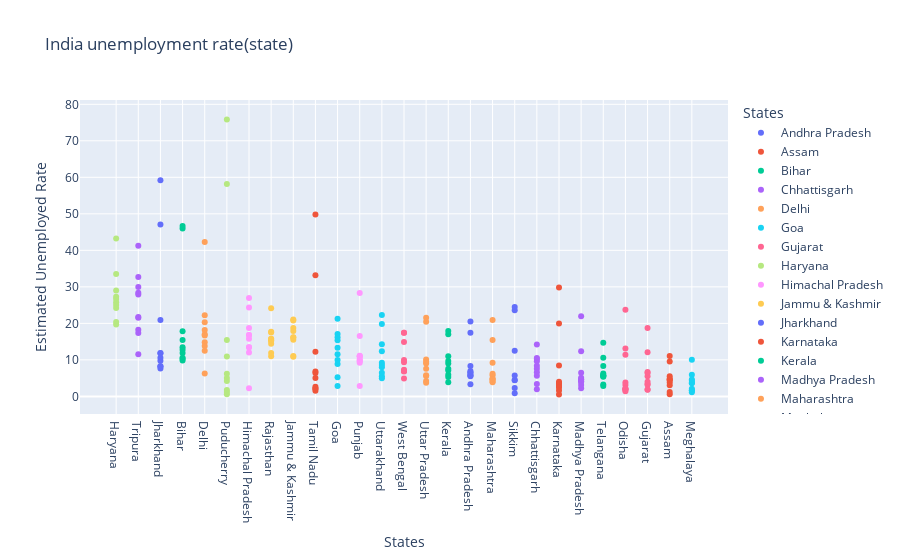

Write notebook code for a chart like this one.
### Code cell
fg=px.scatter(data,x='States',y='Estimated Unemployed Rate',title='India unemployment rate(state)',template='plotly',color='States')
fg.update_layout(xaxis={'categoryorder':'total descending'})
fg.show()

### Figure 1 — Plotly figure (JSON) as saved in the notebook; plotly's stock layout.template omitted (floating-point values rounded to 4 significant figures)
{"data": [{"hovertemplate": "States=%{x}<br>Estimated Unemployed Rate=%{y}<extra></extra>", "legendgroup": "Andhra Pradesh", "marker": {"color": "#636efa", "symbol": "circle"}, "mode": "markers", "name": "Andhra Pradesh", "orientation": "v", "showlegend": true, "type": "scatter", "x": ["Andhra Pradesh", "Andhra Pradesh", "Andhra Pradesh", "Andhra Pradesh", "Andhra Pradesh", "Andhra Pradesh", "Andhra Pradesh", "Andhra Pradesh", "Andhra Pradesh", "Andhra Pradesh"], "xaxis": "x", "y": [5.48, 5.83, 5.79, 20.51, 17.43, 3.31, 8.34, 6.96, 6.4, 6.59], "yaxis": "y"}, {"hovertemplate": "States=%{x}<br>Estimated Unemployed Rate=%{y}<extra></extra>", "legendgroup": "Assam", "marker": {"color": "#EF553B", "symbol": "circle"}, "mode": "markers", "name": "Assam", "orientation": "v", "showlegend": true, "type": "scatter", "x": ["Assam", "Assam", "Assam", "Assam", "Assam", "Assam", "Assam", "Assam", "Assam", "Assam"], "xaxis": "x", "y": [4.66, 4.41, 4.77, 11.06, 9.55, 0.6, 3.77, 5.53, 1.19, 3.02], "yaxis": "y"}, {"hovertemplate": "States=%{x}<br>Estimated Unemployed Rate=%{y}<extra></extra>", "legendgroup": "Bihar", "marker": {"color": "#00cc96", "symbol": "circle"}, "mode": "markers", "name": "Bihar", "orientation": "v", "showlegend": true, "type": "scatter", "x": ["Bihar", "Bihar", "Bihar", "Bihar", "Bihar", "Bihar", "Bihar", "Bihar", "Bihar", "Bihar"], "xaxis": "x", "y": [10.61, 10.29, 15.43, 46.64, 45.96, 17.82, 12.79, 13.44, 11.91, 9.82], "yaxis": "y"}, {"hovertemplate": "States=%{x}<br>Estimated Unemployed Rate=%{y}<extra></extra>", "legendgroup": "Chhattisgarh", "marker": {"color": "#ab63fa", "symbol": "circle"}, "mode": "markers", "name": "Chhattisgarh", "orientation": "v", "showlegend": true, "type": "scatter", "x": ["Chhattisgarh", "Chhattisgarh", "Chhattisgarh", "Chhattisgarh", "Chhattisgarh", "Chhattisgarh", "Chhattisgarh", "Chhattisgarh", "Chhattisgarh", "Chhattisgarh"], "xaxis": "x", "y": [9.65, 8.38, 7.54, 3.41, 10.5, 14.23, 10.27, 5.63, 1.96, 6.62], "yaxis": "y"}, {"hovertemplate": "States=%{x}<br>Estimated Unemployed Rate=%{y}<extra></extra>", "legendgroup": "Delhi", "marker": {"color": "#FFA15A", "symbol": "circle"}, "mode": "markers", "name": "Delhi", "orientation": "v", "showlegend": true, "type": "scatter", "x": ["Delhi", "Delhi", "Delhi", "Delhi", "Delhi", "Delhi", "Delhi", "Delhi", "Delhi", "Delhi"], "xaxis": "x", "y": [22.23, 14.84, 17.04, 16.68, 42.27, 18.19, 20.3, 13.79, 12.53, 6.27], "yaxis": "y"}, {"hovertemplate": "States=%{x}<br>Estimated Unemployed Rate=%{y}<extra></extra>", "legendgroup": "Goa", "marker": {"color": "#19d3f3", "symbol": "circle"}, "mode": "markers", "name": "Goa", "orientation": "v", "showlegend": true, "type": "scatter", "x": ["Goa", "Goa", "Goa", "Goa", "Goa", "Goa", "Goa", "Goa", "Goa", "Goa"], "xaxis": "x", "y": [8.89, 2.81, 5.25, 13.31, 21.25, 9.96, 17.07, 16.21, 15.38, 11.54], "yaxis": "y"}, {"hovertemplate": "States=%{x}<br>Estimated Unemployed Rate=%{y}<extra></extra>", "legendgroup": "Gujarat", "marker": {"color": "#FF6692", "symbol": "circle"}, "mode": "markers", "name": "Gujarat", "orientation": "v", "showlegend": true, "type": "scatter", "x": ["Gujarat", "Gujarat", "Gujarat", "Gujarat", "Gujarat", "Gujarat", "Gujarat", "Gujarat", "Gujarat", "Gujarat"], "xaxis": "x", "y": [5.54, 6.38, 6.66, 18.71, 12.11, 3.2, 1.84, 1.87, 3.42, 4.03], "yaxis": "y"}, {"hovertemplate": "States=%{x}<br>Estimated Unemployed Rate=%{y}<extra></extra>", "legendgroup": "Haryana", "marker": {"color": "#B6E880", "symbol": "circle"}, "mode": "markers", "name": "Haryana", "orientation": "v", "showlegend": true, "type": "scatter", "x": ["Haryana", "Haryana", "Haryana", "Haryana", "Haryana", "Haryana", "Haryana", "Haryana", "Haryana", "Haryana"], "xaxis": "x", "y": [20.34, 25.77, 25.05, 43.22, 29.02, 26.7, 24.18, 33.5, 19.68, 27.31], "yaxis": "y"}, {"hovertemplate": "States=%{x}<br>Estimated Unemployed Rate=%{y}<extra></extra>", "legendgroup": "Himachal Pradesh", "marker": {"color": "#FF97FF", "symbol": "circle"}, "mode": "markers", "name": "Himachal Pradesh", "orientation": "v", "showlegend": true, "type": "scatter", "x": ["Himachal Pradesh", "Himachal Pradesh", "Himachal Pradesh", "Himachal Pradesh", "Himachal Pradesh", "Himachal Pradesh", "Himachal Pradesh", "Himachal Pradesh", "Himachal Pradesh", "Himachal Pradesh"], "xaxis": "x", "y": [16.83, 16.84, 18.76, 2.2, 26.95, 13.47, 24.31, 15.79, 12.04, 13.46], "yaxis": "y"}, {"hovertemplate": "States=%{x}<br>Estimated Unemployed Rate=%{y}<extra></extra>", "legendgroup": "Jammu & Kashmir", "marker": {"color": "#FECB52", "symbol": "circle"}, "mode": "markers", "name": "Jammu & Kashmir", "orientation": "v", "showlegend": true, "type": "scatter", "x": ["Jammu & Kashmir", "Jammu & Kashmir", "Jammu & Kashmir", "Jammu & Kashmir", "Jammu & Kashmir", "Jammu & Kashmir", "Jammu & Kashmir", "Jammu & Kashmir", "Jammu & Kashmir"], "xaxis": "x", "y": [21.08, 20.78, 15.5, 18.74, 17.92, 10.88, 11.09, 16.17, 16.14], "yaxis": "y"}, {"hovertemplate": "States=%{x}<br>Estimated Unemployed Rate=%{y}<extra></extra>", "legendgroup": "Jharkhand", "marker": {"color": "#636efa", "symbol": "circle"}, "mode": "markers", "name": "Jharkhand", "orientation": "v", "showlegend": true, "type": "scatter", "x": ["Jharkhand", "Jharkhand", "Jharkhand", "Jharkhand", "Jharkhand", "Jharkhand", "Jharkhand", "Jharkhand", "Jharkhand", "Jharkhand"], "xaxis": "x", "y": [10.61, 11.85, 8.23, 47.09, 59.23, 20.95, 7.63, 9.76, 8.24, 11.8], "yaxis": "y"}, {"hovertemplate": "States=%{x}<br>Estimated Unemployed Rate=%{y}<extra></extra>", "legendgroup": "Karnataka", "marker": {"color": "#EF553B", "symbol": "circle"}, "mode": "markers", "name": "Karnataka", "orientation": "v", "showlegend": true, "type": "scatter", "x": ["Karnataka", "Karnataka", "Karnataka", "Karnataka", "Karnataka", "Karnataka", "Karnataka", "Karnataka", "Karnataka", "Karnataka"], "xaxis": "x", "y": [2.86, 3.61, 3.46, 29.84, 19.97, 8.44, 4.01, 0.5, 2.41, 1.58], "yaxis": "y"}, {"hovertemplate": "States=%{x}<br>Estimated Unemployed Rate=%{y}<extra></extra>", "legendgroup": "Kerala", "marker": {"color": "#00cc96", "symbol": "circle"}, "mode": "markers", "name": "Kerala", "orientation": "v", "showlegend": true, "type": "scatter", "x": ["Kerala", "Kerala", "Kerala", "Kerala", "Kerala", "Kerala", "Kerala", "Kerala", "Kerala", "Kerala"], "xaxis": "x", "y": [5.31, 7.6, 8.99, 16.99, 17.88, 9.71, 7.09, 10.98, 5.91, 3.88], "yaxis": "y"}, {"hovertemplate": "States=%{x}<br>Estimated Unemployed Rate=%{y}<extra></extra>", "legendgroup": "Madhya Pradesh", "marker": {"color": "#ab63fa", "symbol": "circle"}, "mode": "markers", "name": "Madhya Pradesh", "orientation": "v", "showlegend": true, "type": "scatter", "x": ["Madhya Pradesh", "Madhya Pradesh", "Madhya Pradesh", "Madhya Pradesh", "Madhya Pradesh", "Madhya Pradesh", "Madhya Pradesh", "Madhya Pradesh", "Madhya Pradesh", "Madhya Pradesh"], "xaxis": "x", "y": [4.11, 4.57, 2.22, 12.36, 21.98, 6.48, 5.08, 4.7, 3.91, 3.13], "yaxis": "y"}, {"hovertemplate": "States=%{x}<br>Estimated Unemployed Rate=%{y}<extra></extra>", "legendgroup": "Maharashtra", "marker": {"color": "#FFA15A", "symbol": "circle"}, "mode": "markers", "name": "Maharashtra", "orientation": "v", "showlegend": true, "type": "scatter", "x": ["Maharashtra", "Maharashtra", "Maharashtra", "Maharashtra", "Maharashtra", "Maharashtra", "Maharashtra", "Maharashtra", "Maharashtra", "Maharashtra"], "xaxis": "x", "y": [4.95, 4.69, 5.79, 20.9, 15.46, 9.23, 3.89, 6.23, 4.55, 4.1], "yaxis": "y"}, {"hovertemplate": "States=%{x}<br>Estimated Unemployed Rate=%{y}<extra></extra>", "legendgroup": "Meghalaya", "marker": {"color": "#19d3f3", "symbol": "circle"}, "mode": "markers", "name": "Meghalaya", "orientation": "v", "showlegend": true, "type": "scatter", "x": ["Meghalaya", "Meghalaya", "Meghalaya", "Meghalaya", "Meghalaya", "Meghalaya", "Meghalaya", "Meghalaya", "Meghalaya", "Meghalaya"], "xaxis": "x", "y": [1.66, 3.59, 1.58, 10.03, 5.92, 1.15, 2.1, 3.74, 4.29, 4.6], "yaxis": "y"}, {"hovertemplate": "States=%{x}<br>Estimated Unemployed Rate=%{y}<extra></extra>", "legendgroup": "Odisha", "marker": {"color": "#FF6692", "symbol": "circle"}, "mode": "markers", "name": "Odisha", "orientation": "v", "showlegend": true, "type": "scatter", "x": ["Odisha", "Odisha", "Odisha", "Odisha", "Odisha", "Odisha", "Odisha", "Odisha", "Odisha", "Odisha"], "xaxis": "x", "y": [1.9, 3.12, 13.08, 23.76, 11.41, 3.77, 1.88, 1.42, 2.1, 2.18], "yaxis": "y"}, {"hovertemplate": "States=%{x}<br>Estimated Unemployed Rate=%{y}<extra></extra>", "legendgroup": "Puducherry", "marker": {"color": "#B6E880", "symbol": "circle"}, "mode": "markers", "name": "Puducherry", "orientation": "v", "showlegend": true, "type": "scatter", "x": ["Puducherry", "Puducherry", "Puducherry", "Puducherry", "Puducherry", "Puducherry", "Puducherry", "Puducherry", "Puducherry", "Puducherry"], "xaxis": "x", "y": [0.58, 1.76, 1.2, 75.85, 58.19, 4.24, 15.47, 5.05, 10.9, 6.18], "yaxis": "y"}, {"hovertemplate": "States=%{x}<br>Estimated Unemployed Rate=%{y}<extra></extra>", "legendgroup": "Punjab", "marker": {"color": "#FF97FF", "symbol": "circle"}, "mode": "markers", "name": "Punjab", "orientation": "v", "showlegend": true, "type": "scatter", "x": ["Punjab", "Punjab", "Punjab", "Punjab", "Punjab", "Punjab", "Punjab", "Punjab", "Punjab", "Punjab"], "xaxis": "x", "y": [11.11, 10.97, 10.32, 2.86, 28.33, 16.55, 9.19, 10.99, 9.61, 9.88], "yaxis": "y"}, {"hovertemplate": "States=%{x}<br>Estimated Unemployed Rate=%{y}<extra></extra>", "legendgroup": "Rajasthan", "marker": {"color": "#FECB52", "symbol": "circle"}, "mode": "markers", "name": "Rajasthan", "orientation": "v", "showlegend": true, "type": "scatter", "x": ["Rajasthan", "Rajasthan", "Rajasthan", "Rajasthan", "Rajasthan", "Rajasthan", "Rajasthan", "Rajasthan", "Rajasthan", "Rajasthan"], "xaxis": "x", "y": [10.97, 15.16, 11.9, 17.7, 15.74, 14.39, 15.81, 17.51, 15.35, 24.15], "yaxis": "y"}, {"hovertemplate": "States=%{x}<br>Estimated Unemployed Rate=%{y}<extra></extra>", "legendgroup": "Sikkim", "marker": {"color": "#636efa", "symbol": "circle"}, "mode": "markers", "name": "Sikkim", "orientation": "v", "showlegend": true, "type": "scatter", "x": ["Sikkim", "Sikkim", "Sikkim", "Sikkim", "Sikkim", "Sikkim", "Sikkim", "Sikkim"], "xaxis": "x", "y": [23.57, 2.28, 24.51, 4.46, 4.45, 12.49, 5.7, 0.88], "yaxis": "y"}, {"hovertemplate": "States=%{x}<br>Estimated Unemployed Rate=%{y}<extra></extra>", "legendgroup": "Tamil Nadu", "marker": {"color": "#EF553B", "symbol": "circle"}, "mode": "markers", "name": "Tamil Nadu", "orientation": "v", "showlegend": true, "type": "scatter", "x": ["Tamil Nadu", "Tamil Nadu", "Tamil Nadu", "Tamil Nadu", "Tamil Nadu", "Tamil Nadu", "Tamil Nadu", "Tamil Nadu", "Tamil Nadu", "Tamil Nadu"], "xaxis": "x", "y": [1.57, 2.09, 6.4, 49.83, 33.16, 12.2, 6.81, 2.65, 5, 2.16], "yaxis": "y"}, {"hovertemplate": "States=%{x}<br>Estimated Unemployed Rate=%{y}<extra></extra>", "legendgroup": "Telangana", "marker": {"color": "#00cc96", "symbol": "circle"}, "mode": "markers", "name": "Telangana", "orientation": "v", "showlegend": true, "type": "scatter", "x": ["Telangana", "Telangana", "Telangana", "Telangana", "Telangana", "Telangana", "Telangana", "Telangana", "Telangana", "Telangana"], "xaxis": "x", "y": [5.49, 8.29, 5.77, 6.25, 14.7, 10.55, 5.36, 5.79, 3.27, 2.86], "yaxis": "y"}, {"hovertemplate": "States=%{x}<br>Estimated Unemployed Rate=%{y}<extra></extra>", "legendgroup": "Tripura", "marker": {"color": "#ab63fa", "symbol": "circle"}, "mode": "markers", "name": "Tripura", "orientation": "v", "showlegend": true, "type": "scatter", "x": ["Tripura", "Tripura", "Tripura", "Tripura", "Tripura", "Tripura", "Tripura", "Tripura", "Tripura", "Tripura"], "xaxis": "x", "y": [32.67, 28.4, 29.95, 41.23, 21.51, 21.71, 18.24, 27.92, 17.35, 11.57], "yaxis": "y"}, {"hovertemplate": "States=%{x}<br>Estimated Unemployed Rate=%{y}<extra></extra>", "legendgroup": "Uttar Pradesh", "marker": {"color": "#FFA15A", "symbol": "circle"}, "mode": "markers", "name": "Uttar Pradesh", "orientation": "v", "showlegend": true, "type": "scatter", "x": ["Uttar Pradesh", "Uttar Pradesh", "Uttar Pradesh", "Uttar Pradesh", "Uttar Pradesh", "Uttar Pradesh", "Uttar Pradesh", "Uttar Pradesh", "Uttar Pradesh", "Uttar Pradesh"], "xaxis": "x", "y": [7.58, 8.98, 10.11, 21.54, 20.41, 9.47, 5.56, 5.79, 4.18, 3.75], "yaxis": "y"}, {"hovertemplate": "States=%{x}<br>Estimated Unemployed Rate=%{y}<extra></extra>", "legendgroup": "Uttarakhand", "marker": {"color": "#19d3f3", "symbol": "circle"}, "mode": "markers", "name": "Uttarakhand", "orientation": "v", "showlegend": true, "type": "scatter", "x": ["Uttarakhand", "Uttarakhand", "Uttarakhand", "Uttarakhand", "Uttarakhand", "Uttarakhand", "Uttarakhand", "Uttarakhand", "Uttarakhand", "Uttarakhand"], "xaxis": "x", "y": [5.49, 4.99, 19.85, 6.48, 8.01, 8.61, 12.38, 14.26, 22.26, 9.23], "yaxis": "y"}, {"hovertemplate": "States=%{x}<br>Estimated Unemployed Rate=%{y}<extra></extra>", "legendgroup": "West Bengal", "marker": {"color": "#FF6692", "symbol": "circle"}, "mode": "markers", "name": "West Bengal", "orientation": "v", "showlegend": true, "type": "scatter", "x": ["West Bengal", "West Bengal", "West Bengal", "West Bengal", "West Bengal", "West Bengal", "West Bengal", "West Bengal", "West Bengal", "West Bengal"], "xaxis": "x", "y": [6.94, 4.92, 6.92, 17.41, 17.41, 7.29, 6.83, 14.87, 9.35, 9.98], "yaxis": "y"}], "layout": {"legend": {"title": {"text": "States"}, "tracegroupgap": 0}, "title": {"text": "India unemployment rate(state)"}, "xaxis": {"anchor": "y", "categoryarray": ["Andhra Pradesh", "Assam", "Bihar", "Chhattisgarh", "Delhi", "Goa", "Gujarat", "Haryana", "Himachal Pradesh", "Jammu & Kashmir", "Jharkhand", "Karnataka", "Kerala", "Madhya Pradesh", "Maharashtra", "Meghalaya", "Odisha", "Puducherry", "Punjab", "Rajasthan", "Sikkim", "Tamil Nadu", "Telangana", "Tripura", "Uttar Pradesh", "Uttarakhand", "West Bengal"], "categoryorder": "total descending", "domain": [0, 1], "title": {"text": "States"}}, "yaxis": {"anchor": "x", "domain": [0, 1], "title": {"text": "Estimated Unemployed Rate"}}}}
